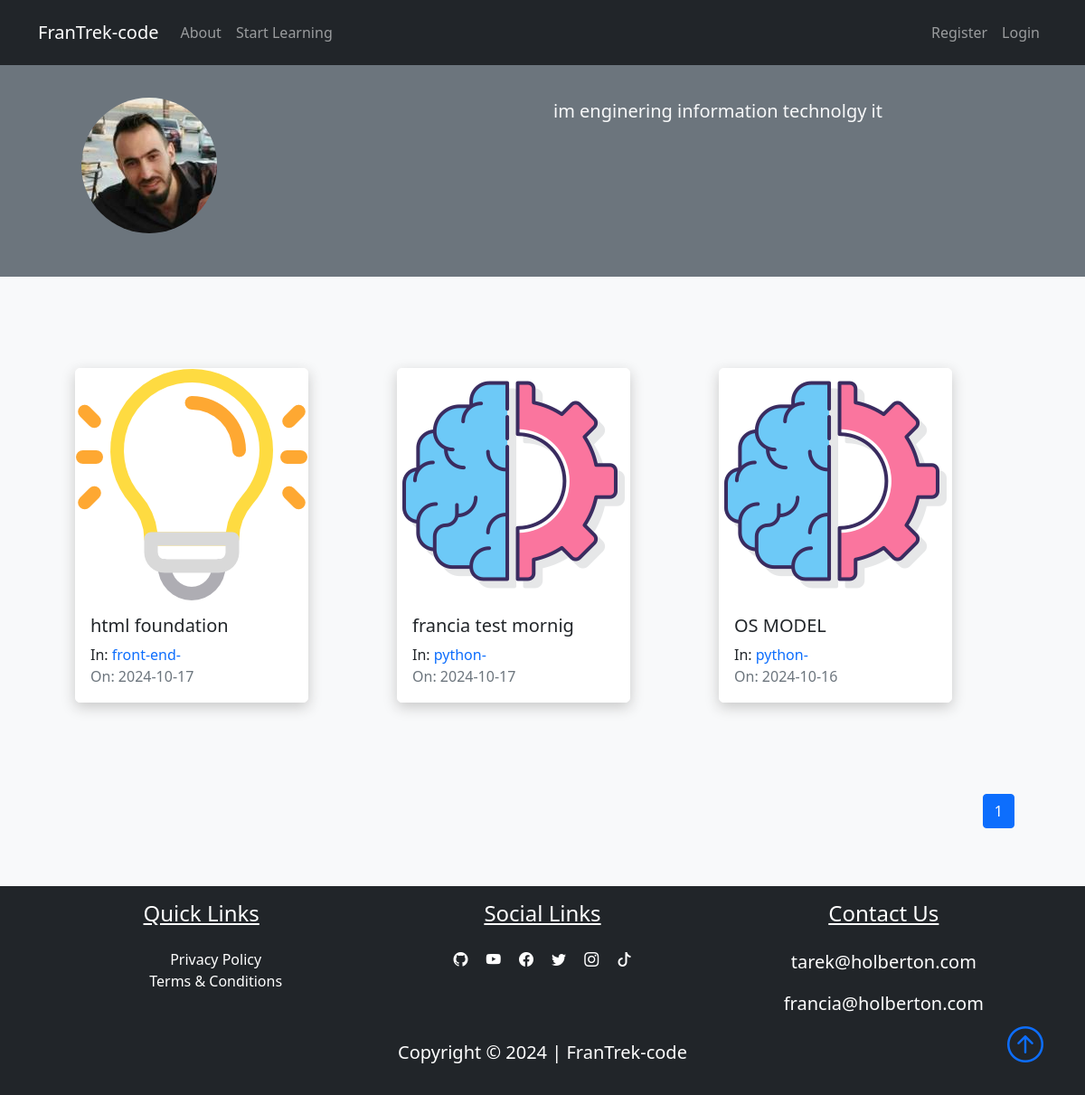
The app's page /author/tarek, older data.
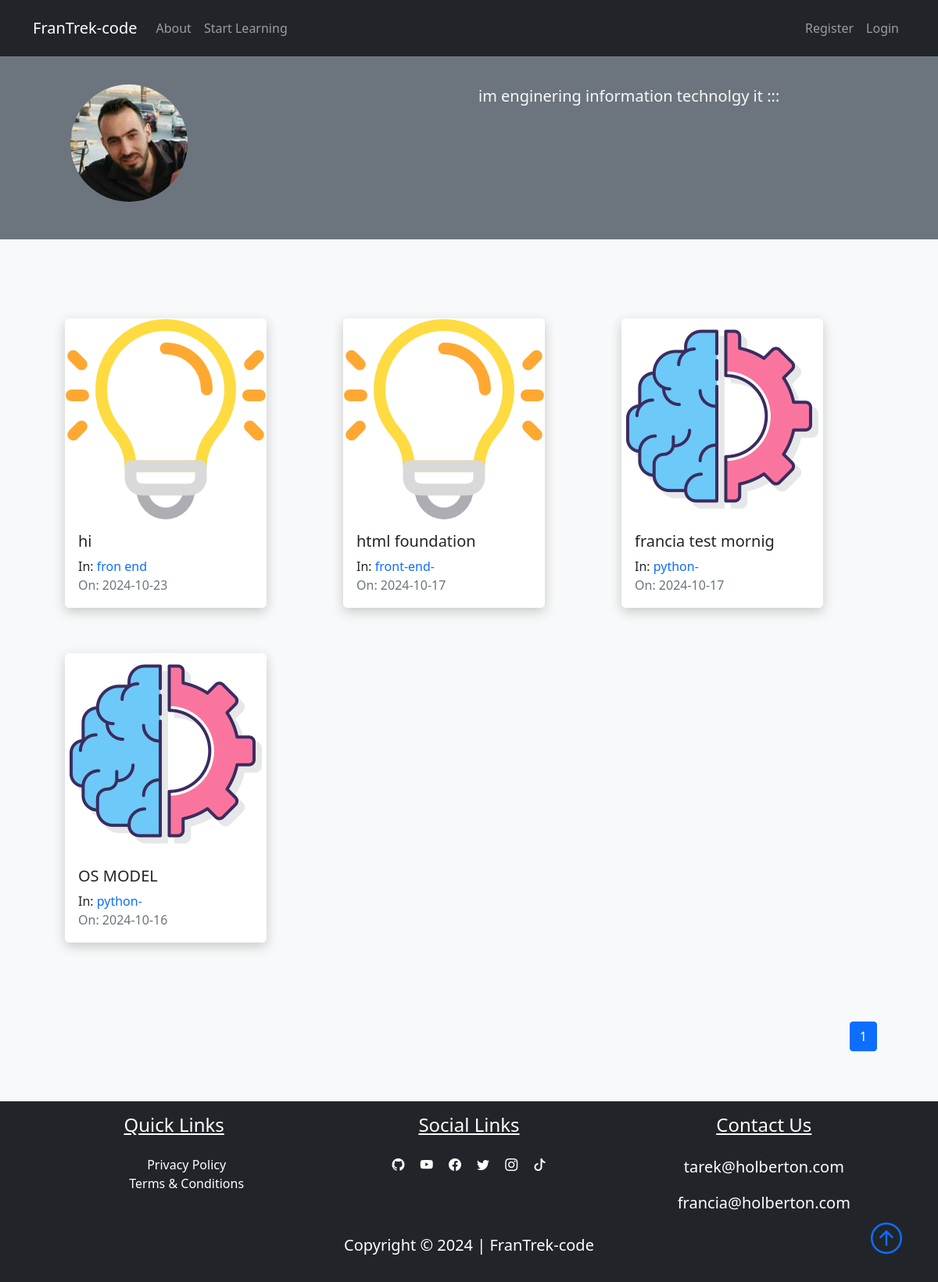
The same page, newer data.
### FranTrek/models.py (models this page shows, shortened)
class User(db.Model, UserMixin):
    id = db.Column(db.Integer, primary_key=True)
    fname = db.Column(db.String(25), nullable=False)
    lname = db.Column(db.String(25), nullable=False)
    username = db.Column(db.String(25), unique=True, nullable=False)
    email = db.Column(db.String(125), unique=True, nullable=False)
    image_file = db.Column(db.String(20), nullable=False, default="default.png")
    bio = db.Column(db.Text, nullable=True)
    password = db.Column(db.String(60), nullable=False)
    lessons = db.relationship("Lesson", backref="author", lazy=True)

class Lesson(db.Model):
    id = db.Column(db.Integer, primary_key=True)
    title = db.Column(db.String(100), nullable=False)
    date_posted = db.Column(db.DateTime, nullable=False, default=datetime.utcnow)
    content = db.Column(db.Text, nullable=False)
    thumbnail = db.Column(
        db.String(20), nullable=False, default="default_thumbnail.jpg"
    )
    slug = db.Column(db.String(32), nullable=False)
    user_id = db.Column(db.Integer, db.ForeignKey("user.id"), nullable=False)
    course_id = db.Column(db.Integer, db.ForeignKey("course.id"), nullable=False)

class Course(db.Model):
    id = db.Column(db.Integer, primary_key=True)
    title = db.Column(db.String(50), unique=True, nullable=False)
    description = db.Column(db.String(150), nullable=False)
    icon = db.Column(db.String(20), nullable=False, default="default_icon.jpg")
    lessons = db.relationship("Lesson", backref="course_name", lazy=True)

### FranTrek/routes.py (the view)
@app.route("/author/<string:username>", methods=["GET"])
def author(username):
    user = User.query.filter_by(username=username).first_or_404()
    page = request.args.get("page", 1, type=int)
    lessons = (
        Lesson.query.filter_by(author=user)
        .order_by(Lesson.date_posted.desc())
        .paginate(page=page, per_page=6)
    )
    return render_template("author.html", lessons=lessons, user=user)

### FranTrek/templates/author.html (shortened to what this page needs)
{% extends "layout.html"%}
{% block content %}
<div class="container-fluid bg-secondary">
    <div class="container">
        <div class="row p-5">
            <div class="col-6">
                <img class="rounded-circle" src="{{url_for('static', filename='user_pics/' + user.image_file)}}" alt="">
            </div>
            <div class="col-6">
                <span class="lead text-light">{{user.bio}}</span>
            </div>
        </div>
    </div>
</div>
<section class="bg-light">
    <div class="container p-5">
        <div class="row">
            {% for lesson in lessons.items %}
            <div class="col-sm-12 col-md-6 col-lg-4 pb-5 d-flex align-items-stretch">
                <div class="card lesson">
                    <img src="{{url_for('static', filename='lesson_thumbnails/'+lesson.thumbnail)}}" class="card-img">
                    <div class="card-body d-flex flex-column">
                        <h5 class="card-title">
                            <a class="text-decoration-none text-dark"
                                href="{{url_for('lesson', lesson_slug=lesson.slug, course=lesson.course_name.title)}}">{{lesson.title}}</a>
                        </h5>
                        <p class="card-text mb-0">In:
                            <a href="{{url_for('course', course_title=lesson.course_name.title)}}"
                                class="link">{{lesson.course_name.title}}</a>
                        </p>
                        <span class="text-muted">On: {{lesson.date_posted.strftime('%Y-%m-%d')}}</span>
                    </div>
                </div>
            </div>
            {% endfor %}
            <nav class="mt-5" aria-label="...">
                <ul class="pagination" style="display: flex; justify-content: flex-end">
                    {% for page_num in lessons.iter_pages(left_edge=1, right_edge=1, left_current=1, right_current=2) %}
                    {% if page_num %}
                    {% if lessons.page == page_num %}
                    <li class="page-item active">
                        <a href="{{url_for('author', username=user.username, page=page_num)}}"
                            class="page-link">{{page_num}}</a>
                    </li>
                    {%else%}
                    <li class="page-item">
                        <a href="{{url_for('author', username=user.username, page=page_num)}}"
                            class="page-link">{{page_num}}</a>
                    </li>
                    {%endif%}
                    {% else %}
                    <span class="mx-2">...</span>
                    {% endif %}
                    {% endfor %}
                </ul>
            </nav>
        </div>
    </div>
</section>
{% endblock content%}

Row changes from the older to the newer data that the page shows:
changed User: bio "im enginering information technolgy it" → "im enginering information technolgy it :::"
added Lesson: thumbnail (picture), title "hi", course_name "fron end", date_posted "2024-10-23"
